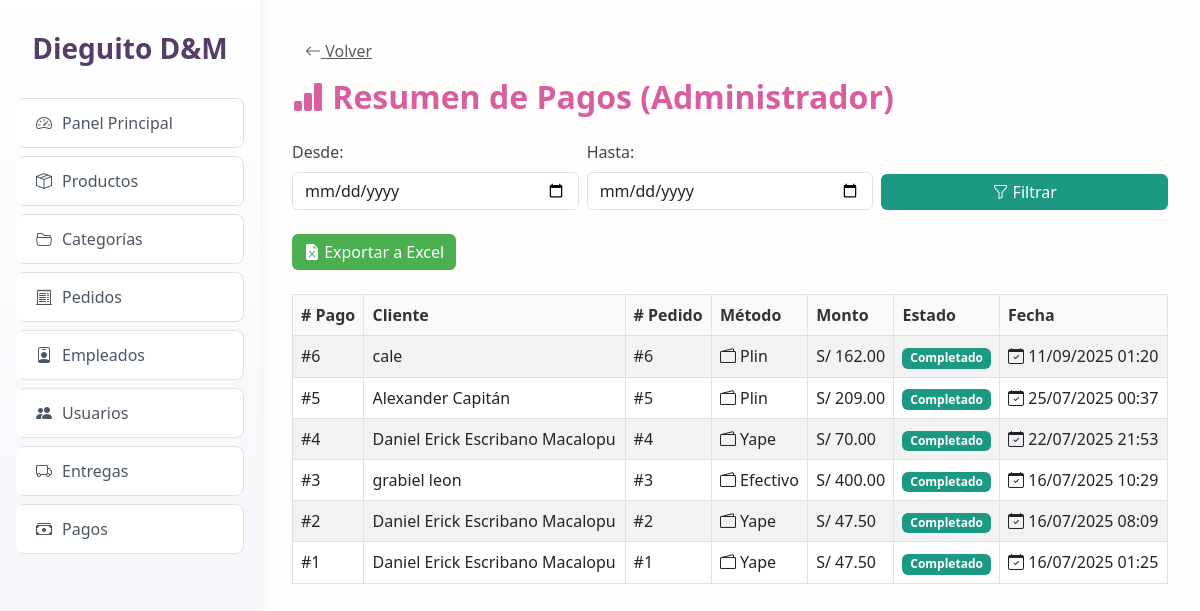
The page /index.php?controller=Usuario&action=resumenPagos (signed in) on the database its author committed.
### tables this page shows
CREATE TABLE `pagos` (
  `id` int(11) NOT NULL,
  `pedido_id` int(11) DEFAULT NULL,
  `metodo` enum('efectivo','tarjeta','yape','plin') DEFAULT NULL,
  `monto` decimal(10,2) DEFAULT NULL,
  `estado` enum('pendiente','completado') DEFAULT 'pendiente',
  `fecha_pago` datetime DEFAULT current_timestamp()
);

CREATE TABLE `usuarios` (
  `id` int(11) NOT NULL,
  `nombre` varchar(100) DEFAULT NULL,
  `email` varchar(100) DEFAULT NULL,
  `password` varchar(255) DEFAULT NULL,
  `rol` enum('admin','cliente') DEFAULT 'cliente',
  `creado_en` timestamp NOT NULL DEFAULT current_timestamp()
);

CREATE TABLE `pedidos` (
  `id` int(11) NOT NULL,
  `cliente_id` int(11) DEFAULT NULL,
  `fecha` datetime DEFAULT current_timestamp(),
  `total` decimal(10,2) DEFAULT NULL,
  `estado` enum('pendiente','procesando','enviado','entregado') DEFAULT 'pendiente'
);

### controllers/UsuarioController.php (called while the page is built, shortened)
<?php
class UsuarioController {
    public function resumenPagos() {
        $db = Database::connect();
        $sql = "
            SELECT p.id AS pago_id, p.metodo, p.monto, p.estado, p.fecha_pago,
                   pe.id AS pedido_id, pe.total,
                   u.nombre AS cliente_nombre
            FROM pagos p
            INNER JOIN pedidos pe ON pe.id = p.pedido_id
            INNER JOIN clientes c ON pe.cliente_id = c.id
            INNER JOIN usuarios u ON c.usuario_id = u.id
        ";
        $sql .= " ORDER BY p.fecha_pago DESC";
        $pagos = $db->query($sql);
        require_once 'views/admin/pagos.php';
    }
}

### views/admin/pagos.php (the view, shortened to what this page needs)
<!DOCTYPE html>
<html lang="es">
<head>
  <link href="https://cdn.jsdelivr.net/npm/bootstrap@5.3.0/dist/css/bootstrap.min.css" rel="stylesheet">
  <link href="https://cdn.jsdelivr.net/npm/bootstrap-icons@1.10.5/font/bootstrap-icons.css" rel="stylesheet">
</head>
<body>
<?php include __DIR__ . '/../layouts/sidebar_admin.php'; ?>
<div class="main-content">
  <a href="javascript:history.back()" class="btn btn-link text-muted mb-2"><i class="bi bi-arrow-left"></i> Volver</a>
  <h2><i class="bi bi-bar-chart-fill"></i> Resumen de Pagos (Administrador)</h2>
  <form method="GET" action="index.php" class="mb-4">
    <div class="row g-2 align-items-end">
      <div class="col-md-4">
        <label for="inicio" class="form-label">Desde:</label>
        <input type="date" name="inicio" id="inicio" class="form-control" value="<?= $_GET['inicio'] ?? '' ?>">
      </div>
      <div class="col-md-4">
        <label for="fin" class="form-label">Hasta:</label>
        <input type="date" name="fin" id="fin" class="form-control" value="<?= $_GET['fin'] ?? '' ?>">
      </div>
      <div class="col-md-4">
        <button type="submit" class="btn btn-primary w-100"><i class="bi bi-funnel"></i> Filtrar</button>
      </div>
    </div>
  </form>
  <a href="views/admin/exportar_pagos.php?inicio=<?= $_GET['inicio'] ?? '' ?>&fin=<?= $_GET['fin'] ?? '' ?>"
     class="btn btn-success mb-4" target="_blank"><i class="bi bi-file-earmark-excel-fill"></i> Exportar a Excel</a>
  <?php if ($pagos->num_rows > 0): ?>
    <div class="table-responsive">
      <table class="table table-bordered table-striped align-middle">
        <thead>
          <tr>
            <th># Pago</th>
            <th>Cliente</th>
            <th># Pedido</th>
            <th>Método</th>
            <th>Monto</th>
            <th>Estado</th>
            <th>Fecha</th>
          </tr>
        </thead>
        <tbody>
          <?php while ($pago = $pagos->fetch_object()): ?>
            <tr>
              <td>#<?= $pago->pago_id ?></td>
              <td><?= htmlspecialchars($pago->cliente_nombre) ?></td>
              <td>#<?= $pago->pedido_id ?></td>
              <td><i class="bi bi-wallet2"></i> <?= ucfirst($pago->metodo) ?></td>
              <td>S/ <?= number_format($pago->monto, 2) ?></td>
              <td>
                <?php
                  $estado = strtolower($pago->estado);
                  if ($estado === 'completado') {
                    echo '<span class="badge badge-success">Completado</span>';
                  } elseif ($estado === 'pendiente') {
                    echo '<span class="badge badge-warning">Pendiente</span>';
                  } else {
                    echo '<span class="badge badge-danger">' . ucfirst($estado) . '</span>';
                  }
                ?>
              </td>
              <td><i class="bi bi-calendar-check"></i> <?= date("d/m/Y H:i", strtotime($pago->fecha_pago)) ?></td>
            </tr>
          <?php endwhile; ?>
        </tbody>
      </table>
    </div>
  <?php else: ?>
    <div class="alert alert-info mt-4"><i class="bi bi-info-circle"></i> No se han registrado pagos en este periodo.</div>
  <?php endif; ?>
</div>
</body>
</html>

### views/admin/pagos.php (style rules this page uses)
body { font-family: 'Segoe UI', sans-serif; background-color: #fffefc; margin: 0; }
.main-content { margin-left: 260px; padding: 2rem; }
h2 { color: #d85e9f; font-weight: bold; margin-bottom: 1.5rem; }
.btn-primary { background-color: #1c9983; border: none; }
.btn-success { background-color: #4caf50; border: none; }
.badge-success { background-color: #1c9983; }
.table th { background-color: #f8f9fa; color: #333; }
.form-label { font-weight: 500; color: #444; }

### rows shown on the page
pagos: id "6", usuarios.nombre "cale", pedido "6", metodo "Plin", monto "162.00", estado "Completado", fecha_pago "11/09/2025 01:20"
pagos: id "5", usuarios.nombre "Alexander Capitán", pedido "5", metodo "Plin", monto "209.00", estado "Completado", fecha_pago "25/07/2025 00:37"
pagos: id "4", usuarios.nombre "Daniel Erick Escribano Macalopu", pedido "4", metodo "Yape", monto "70.00", estado "Completado", fecha_pago "22/07/2025 21:53"
pagos: id "3", usuarios.nombre "grabiel leon", pedido "3", metodo "Efectivo", monto "400.00", estado "Completado", fecha_pago "16/07/2025 10:29"
pagos: id "2", usuarios.nombre "Daniel Erick Escribano Macalopu", pedido "2", metodo "Yape", monto "47.50", estado "Completado", fecha_pago "16/07/2025 08:09"
pagos: id "1", usuarios.nombre "Daniel Erick Escribano Macalopu", pedido "1", metodo "Yape", monto "47.50", estado "Completado", fecha_pago "16/07/2025 01:25"
